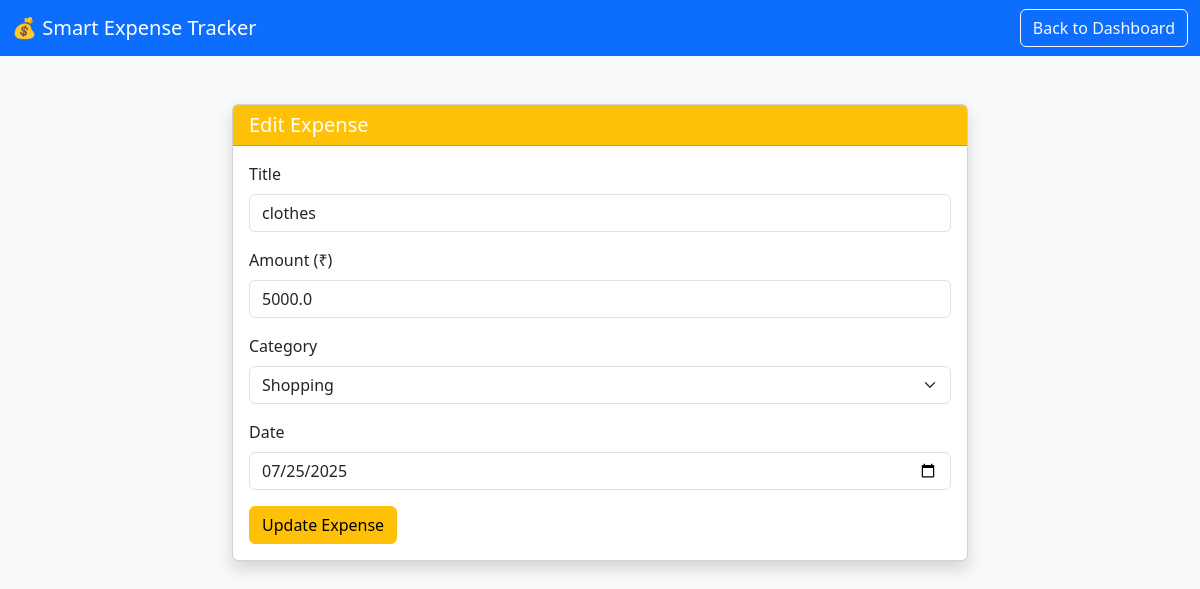
Page /edit/1 (signed in) on the committed database.
### app.py (models this page shows)
class Expense(db.Model):
    id = db.Column(db.Integer, primary_key=True)
    title = db.Column(db.String(100), nullable=False)
    amount = db.Column(db.Float, nullable=False)
    category = db.Column(db.String(50), nullable=False)
    date = db.Column(db.String(10), nullable=False)
    user_id = db.Column(db.Integer, db.ForeignKey('user.id'))

### app.py (the view, shortened to what this page needs)
@app.route('/edit/<int:id>', methods=['GET', 'POST'])
@login_required
def edit(id):
    expense = Expense.query.get_or_404(id)
    return render_template('edit.html', expense=expense)

### app.py (called while the page is built)
@app.after_request
def set_secure_headers(response):
    response.headers['X-Content-Type-Options'] = 'nosniff'
    response.headers['X-Frame-Options'] = 'DENY'
    response.headers['X-XSS-Protection'] = '1; mode=block'
    return response

def login_required(f):
    @wraps(f)
    def decorated_function(*args, **kwargs):
        if 'user_id' not in session:
            flash("Please log in first.", "warning")
            return redirect(url_for('login'))
        return f(*args, **kwargs)
    return decorated_function

### templates/edit.html (shortened to what this page needs)
<!DOCTYPE html>
<html lang="en">
<head>
  <link href="https://cdn.jsdelivr.net/npm/bootstrap@5.3.0/dist/css/bootstrap.min.css" rel="stylesheet">
</head>
<body class="bg-light">
<nav class="navbar navbar-expand-lg navbar-dark bg-primary">
  <div class="container-fluid">
    <span class="navbar-brand">💰 Smart Expense Tracker</span>
    <a href="/dashboard" class="btn btn-outline-light">Back to Dashboard</a>
  </div>
</nav>
<div class="container mt-5">
  <div class="row justify-content-center">
    <div class="col-md-8">
      <div class="card shadow">
        <div class="card-header bg-warning text-white">
          <h5 class="mb-0">Edit Expense</h5>
        </div>
        <div class="card-body">
          <form method="POST">
            <div class="mb-3">
              <label class="form-label">Title</label>
              <input type="text" class="form-control" name="title" value="{{ expense.title }}" required>
            </div>
            <div class="mb-3">
              <label class="form-label">Amount (₹)</label>
              <input type="number" class="form-control" name="amount" value="{{ expense.amount }}" required>
            </div>
            <div class="mb-3">
              <label class="form-label">Category</label>
              <select class="form-select" name="category" required>
                <option {% if expense.category == 'Shopping' %}selected{% endif %}>Shopping</option>
              </select>
            </div>
            <div class="mb-3">
              <label class="form-label">Date</label>
              <input type="date" class="form-control" name="date" value="{{ expense.date }}" required>
            </div>
            <button type="submit" class="btn btn-warning">Update Expense</button>
          </form>
        </div>
      </div>
    </div>
  </div>
</div>
</body>
</html>

### rows in the picture
Expense: title "clothes", amount "5000.0", category "Shopping", date "07/25/2025"
